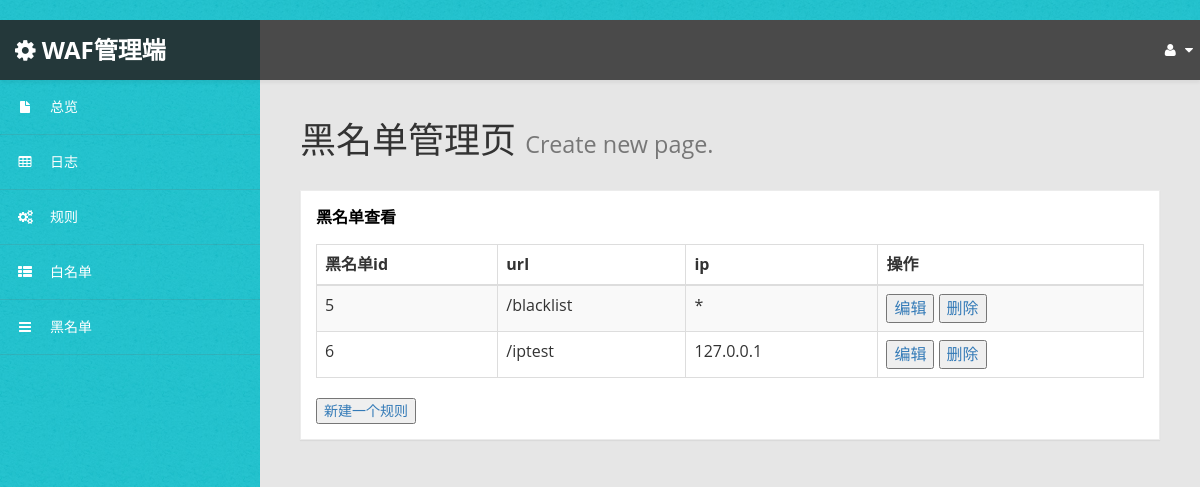
The page /Blacklist on the database its author committed.
### waf/models.py (models this page shows)
class Blacklist(models.Model):
	id = models.AutoField('id', primary_key=True, unique=True)
	url = models.TextField(default='',blank=False)
	ip = models.TextField(default='',blank=False)

### waf/views.py (the view)
# urls.py: path('Blacklist',views.BlacklistView.as_view(),name= 'Blacklist'),
class BlacklistView(generic.ListView):
    template_name = 'waf/Blacklist.html'
    context_object_name = 'Blacklist_list'
    def get_queryset(self):
        return Blacklist.objects.all()

### waf/templates/waf/Blacklist.html
{% extends 'base.html' %}
{% block content %}
    <div id="page-wrapper">
        <div id="page-inner">
            <div class="row">
                <div class="col-md-12">
                    <h1 class="page-header">
                        黑名单管理页 <small>Create new page.</small>
                    </h1>
                    <div class="panel panel-default">
                        <div class="panel-heading">
                            黑名单查看
                        </div>
                        <div class="panel-body">
                            <div class="table-responsive">
                                <table class="table table-striped table-bordered table-hover" id="dataTables-example">
                                    <thead>
                                    <tr>
                                        <th>黑名单id</th>
                                        <th>url</th>
                                        <th>ip</th>
                                        <th>操作</th>
                                    </tr>
                                    </thead>
                                    <tbody>
                                    {% for Blacklist in Blacklist_list %}
                                        <tr class="odd gradeX">
                                        <td>{{ Blacklist.id }}</td>
                                        <td>{{ Blacklist.url }}</td>
                                        <td>{{ Blacklist.ip }}</td>
                                        <td>
                                            <a class="content_item" href="/Blacklist_edit-{{ Blacklist.id }}/">
                                                <button>编辑</button>
                                            </a>
                                            <a class="content_item" href="/Blacklist_del-{{ Blacklist.id }}/">
                                                <button>删除</button>
                                            </a>
                                        </td>
                                    {% endfor %}
                                    </tr>
                                    </tbody>
                                </table>
                                <a href='/Blacklist_create'>
                                    <button>新建一个规则</button>
                                </a>
                            </div>
                        </div>
                    </div>
                </div>
            </div>
        </div>
    </div>
{% endblock %}

### waf/static/waf/css/custom-styles.css (style rules this page uses)
body { font-family: 'Open Sans', sans-serif; background: #32C2CD url(../img/bg-img.jpg) !important; }
#page-wrapper { padding: 15px 15px; min-height: 600px; background: #E6E6E6; }
#page-inner { width:100%; margin:10px 20px 10px 0px; background-color:transparent; padding:10px; min-height:1200px; }
h1, .h1, h2, .h2, h3, .h3 { margin-top: 7px; margin-bottom: -5px; }
.panel { border-radius:0px; }
#page-wrapper { position: relative; top: 55px; }
.page-header { padding-bottom: 9px; margin: 10px 0 20px; border-bottom: 1px solid transparent; text-align: left; }
.panel-default { border-color: #ECECEC; }
.panel-default > .panel-heading { color: #000; border-color: #FFF; font-weight:bold; background: #FFFFFF; font-size: 16px; padding: 15px 15px 0; }
.panel-heading { border-bottom: 1px solid transparent; border-top-left-radius: 3px; border-top-right-radius: 3px; }
@media (min-width:768px) { #page-wrapper { margin: 0 0 0 260px; padding: 15px 30px; min-height: 1200px; } }

### rows shown on the page
Blacklist: id "5", url "/blacklist", ip "*"
Blacklist: id "6", url "/iptest", ip "127.0.0.1"
